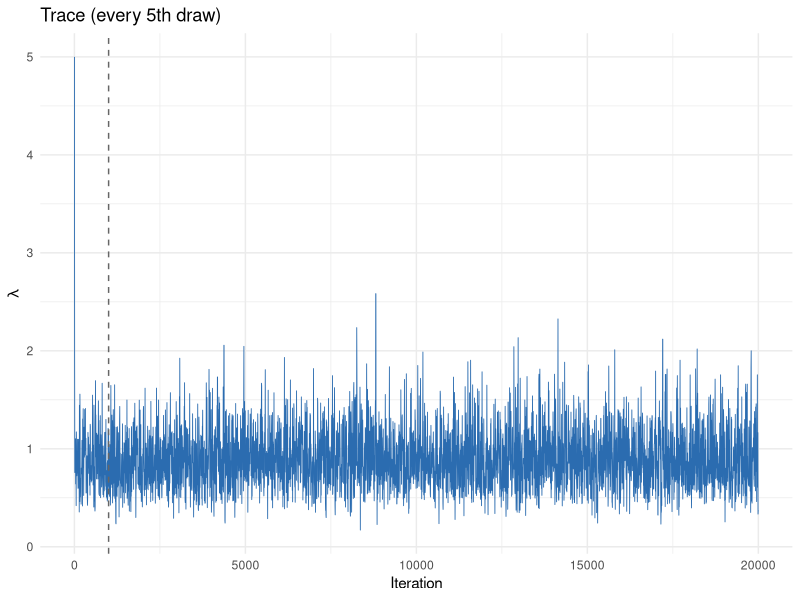
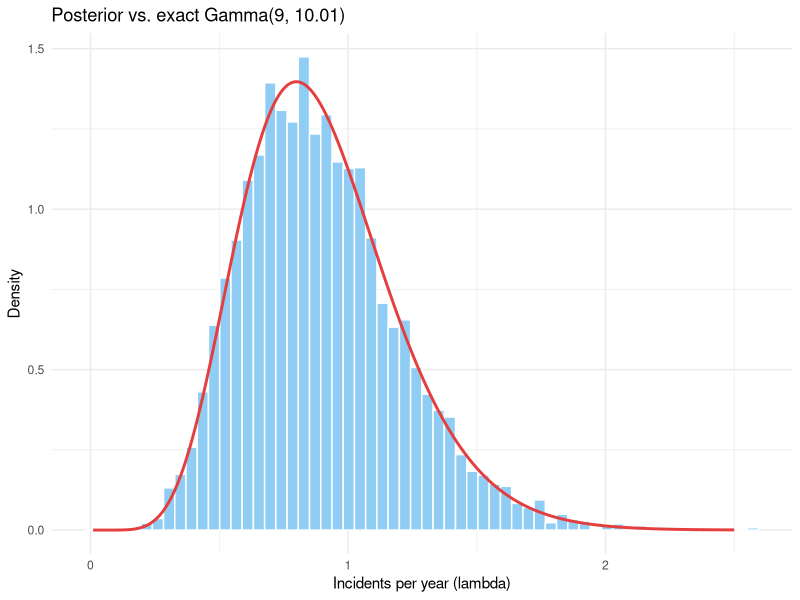

Write the R code that produced these figures, in order. (Note: this script raises an error after producing the figures.)
# Bayesian update of an incident rate with Metropolis-Hastings.
# Story: 8 account-takeover incidents were found in 10 years of logs. With a
# near-flat Gamma(1, 0.01) prior on the yearly rate lambda, the posterior is
#   p(lambda | data) ∝ lambda^8 * exp(-10.01 * lambda)  =  Gamma(shape 9, rate 10.01)
# That closed form lets us check the sampler against the exact answer.
#
# Two bugs from the original coursework version are fixed here:
#   1. Only accepted proposals were stored. MH must record the current state on
#      EVERY iteration (a rejection repeats the old value), or the chain is biased.
#   2. Proposals came from a normal truncated at 0. Its normalizing constant
#      depends on the current state, so the proposal is not symmetric and the
#      plain ratio g(cand)/g(now) needs a Hastings correction it never had. We now
#      random-walk on log(lambda), where the proposal is symmetric, and include
#      the Jacobian.
# A bug-isolation table at the end runs each bug on its own over several chains.

library(ggplot2)

set.seed(321)
SHAPE <- 9
RATE  <- 10.01
log_target <- function(lambda) (SHAPE - 1) * log(lambda) - RATE * lambda

# accepted_only = TRUE reproduces bug 1. Each sampler returns the stored draws and
# the iteration each was stored at, so burn-in is dropped the same way for all.
mh_log_walk <- function(n_iter, init, step, accepted_only = FALSE) {
  theta <- log(init)
  # log density of theta = log(lambda) includes the Jacobian d lambda / d theta = lambda
  log_p <- function(t) log_target(exp(t)) + t
  lp_now <- log_p(theta)
  draws <- iter <- numeric(n_iter)
  n_kept <- 0
  accepted <- 0
  for (i in seq_len(n_iter)) {
    cand <- theta + rnorm(1, 0, step)
    lp_cand <- log_p(cand)
    moved <- log(runif(1)) < lp_cand - lp_now
    if (moved) {
      theta <- cand
      lp_now <- lp_cand
      accepted <- accepted + 1
    }
    if (moved || !accepted_only) {  # correct MH records every iteration
      n_kept <- n_kept + 1
      draws[n_kept] <- exp(theta)
      iter[n_kept] <- i
    }
  }
  list(draws = draws[seq_len(n_kept)], iter = iter[seq_len(n_kept)],
       acceptance = accepted / n_iter)
}

# The coursework sampler: a normal proposal truncated below at 0. The defaults
# reproduce the original (both bugs); hastings = TRUE adds the missing correction
# q(now | cand) / q(cand | now) = P(N(now, sd) > 0) / P(N(cand, sd) > 0).
mh_truncated <- function(n_iter, init, cand_sd, accepted_only = TRUE, hastings = FALSE) {
  rtrunc0 <- function(mean, sd) {  # normal truncated below at 0 (inverse CDF)
    lo <- pnorm(0, mean, sd)
    qnorm(runif(1, lo, 1), mean, sd)
  }
  g <- function(x) x^8 * exp(-RATE * x)
  x_now <- init
  draws <- iter <- numeric(n_iter)
  n_kept <- 0
  for (i in seq_len(n_iter)) {
    x_cand <- rtrunc0(x_now, cand_sd)
    ratio <- g(x_cand) / g(x_now)
    if (hastings) ratio <- ratio * pnorm(x_now / cand_sd) / pnorm(x_cand / cand_sd)
    moved <- runif(1) < ratio
    if (moved) x_now <- x_cand
    if (moved || !accepted_only) {
      n_kept <- n_kept + 1
      draws[n_kept] <- x_now
      iter[n_kept] <- i
    }
  }
  list(draws = draws[seq_len(n_kept)], iter = iter[seq_len(n_kept)])
}

effective_sample_size <- function(x, max_lag = 200) {
  rho <- acf(x, lag.max = max_lag, plot = FALSE)$acf[-1]
  cut <- which(rho < 0.05)[1]
  if (is.na(cut)) cut <- length(rho)
  length(x) / (1 + 2 * sum(rho[seq_len(cut - 1)]))
}

N_ITER <- 20000
BURN   <- 1000
fixed <- mh_log_walk(N_ITER, init = 5, step = 0.6)
post  <- fixed$draws[-seq_len(BURN)]
orig  <- mh_truncated(N_ITER, init = 5, cand_sd = 1.4)$draws

exact_q <- qgamma(c(0.025, 0.5, 0.975), SHAPE, RATE)
compare <- data.frame(
  method = c("Exact Gamma(9, 10.01)", "Corrected MH (log random walk)", "Original coursework MH"),
  mean = round(c(SHAPE / RATE, mean(post), mean(orig)), 3),
  q025 = round(c(exact_q[1], quantile(post, 0.025), quantile(orig, 0.025)), 3),
  median = round(c(exact_q[2], median(post), median(orig)), 3),
  q975 = round(c(exact_q[3], quantile(post, 0.975), quantile(orig, 0.975)), 3),
  draws_kept = c(NA, length(post), length(orig))
)
print(compare)
cat(sprintf("acceptance rate %.2f, effective sample size %.0f\n",
            fixed$acceptance, effective_sample_size(post)))

trace <- data.frame(iter = seq_along(fixed$draws), lambda = fixed$draws)
p1 <- ggplot(trace[seq(1, nrow(trace), 5), ], aes(iter, lambda)) +
  geom_line(colour = "#2b6cb0", linewidth = 0.3) +
  geom_vline(xintercept = BURN, linetype = 2, colour = "grey40") +
  labs(title = "Trace (every 5th draw)", x = "Iteration", y = expression(lambda)) +
  theme_minimal(base_size = 11)
dens <- data.frame(lambda = seq(0.01, 2.5, length.out = 300))
dens$exact <- dgamma(dens$lambda, SHAPE, RATE)
p2 <- ggplot(data.frame(lambda = post), aes(lambda)) +
  geom_histogram(aes(y = after_stat(density)), bins = 60, fill = "#90cdf4", colour = "white") +
  geom_line(data = dens, aes(lambda, exact), colour = "#e53e3e", linewidth = 1) +
  labs(title = "Posterior vs. exact Gamma(9, 10.01)", x = "Incidents per year (lambda)",
       y = "Density") +
  theme_minimal(base_size = 11)
save_plot(patchwork::wrap_plots(p1, p2, ncol = 2), "mcmc_posterior.png", 10, 4)

# ---- Bug isolation ------------------------------------------------------------------
# One chain can't separate a bias of a few hundredths from noise, so run each variant
# as N_CHAINS independent chains, drop the first BURN iterations of each, and report
# the mean and chain-to-chain spread of the posterior mean.
N_CHAINS <- 10
variants <- list(
  "Corrected: log random walk, every iteration" =
    function() mh_log_walk(N_ITER, 5, 0.6),
  "Bug 1 only: log random walk, accepted proposals only" =
    function() mh_log_walk(N_ITER, 5, 0.6, accepted_only = TRUE),
  "Bug 2 only: truncated proposal, no Hastings correction, every iteration" =
    function() mh_truncated(N_ITER, 5, 1.4, accepted_only = FALSE),
  "Truncated proposal with Hastings correction, every iteration" =
    function() mh_truncated(N_ITER, 5, 1.4, accepted_only = FALSE, hastings = TRUE),
  "Both bugs (original coursework sampler)" =
    function() mh_truncated(N_ITER, 5, 1.4)
)
chain_means <- sapply(variants, function(run) {
  replicate(N_CHAINS, {
    ch <- run()
    mean(ch$draws[ch$iter > BURN])
  })
})
bugs <- data.frame(
  Sampler = names(variants),
  `Posterior mean` = sprintf("%.3f", colMeans(chain_means)),
  `Chain-to-chain sd` = sprintf("%.3f", apply(chain_means, 2, sd)),
  `Bias vs. exact` = sprintf("%+.3f", colMeans(chain_means) - SHAPE / RATE),
  check.names = FALSE, row.names = NULL
)
write.csv(bugs, "outputs/mcmc_bug_isolation.csv", row.names = FALSE)
print(bugs)

report_add("## 4. Bayesian incident rate (Metropolis-Hastings)\n\n",
           "8 incidents in 10 years with a near-flat prior gives an exact Gamma(9, 10.01) ",
           "posterior, which makes a good test for the sampler.\n\n",
           paste(md_table(compare), collapse = "\n"), "\n\n",
           sprintf("Corrected sampler: acceptance rate %.0f%%, effective sample size ≈ %s of %s ",
                   100 * fixed$acceptance,
                   format(round(effective_sample_size(post)), big.mark = ","),
                   format(length(post), big.mark = ",")),
           "post-burn-in draws. The original version keeps only accepted proposals and uses an ",
           "uncorrected asymmetric proposal; compare its row with the exact answer.\n\n",
           "![MCMC](figures/mcmc_posterior.png)\n\n",
           sprintf("**Which bug does what.** Each variant run as %d chains of %s iterations, ",
                   N_CHAINS, format(N_ITER, big.mark = ",")),
           sprintf("first %s dropped; exact posterior mean %.3f.\n\n",
                   format(BURN, big.mark = ","), SHAPE / RATE),
           paste(md_table(bugs), collapse = "\n"), "\n")
